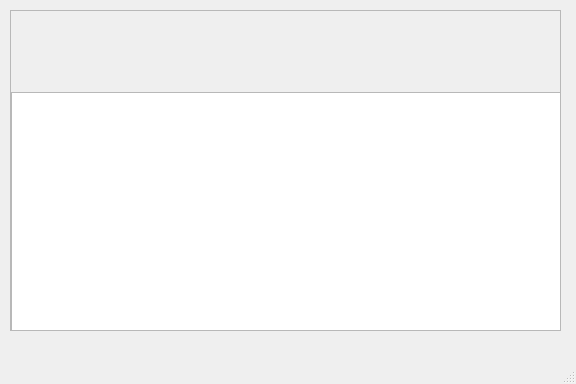
<?xml version="1.0" encoding="UTF-8"?>
<ui version="4.0">
 <class>CustomerInfo</class>
 <widget class="QMainWindow" name="CustomerInfo">
  <property name="geometry">
   <rect>
    <x>0</x>
    <y>0</y>
    <width>576</width>
    <height>384</height>
   </rect>
  </property>
  <property name="windowTitle">
   <string>MainWindow</string>
  </property>
  <widget class="QWidget" name="centralwidget">
   <widget class="QScrollArea" name="scrollArea">
    <property name="geometry">
     <rect>
      <x>10</x>
      <y>10</y>
      <width>551</width>
      <height>321</height>
     </rect>
    </property>
    <property name="widgetResizable">
     <bool>true</bool>
    </property>
    <widget class="QWidget" name="scrollAreaWidgetContents">
     <property name="geometry">
      <rect>
       <x>0</x>
       <y>0</y>
       <width>549</width>
       <height>319</height>
      </rect>
     </property>
     <widget class="QLabel" name="nameLabel">
      <property name="geometry">
       <rect>
        <x>0</x>
        <y>0</y>
        <width>551</width>
        <height>16</height>
       </rect>
      </property>
      <property name="text">
       <string/>
      </property>
      <property name="alignment">
       <set>Qt::AlignCenter</set>
      </property>
     </widget>
     <widget class="QTableWidget" name="tableWidget">
      <property name="geometry">
       <rect>
        <x>0</x>
        <y>81</y>
        <width>551</width>
        <height>241</height>
       </rect>
      </property>
     </widget>
     <widget class="QLabel" name="addressLabel">
      <property name="geometry">
       <rect>
        <x>0</x>
        <y>20</y>
        <width>551</width>
        <height>41</height>
       </rect>
      </property>
      <property name="text">
       <string/>
      </property>
      <property name="alignment">
       <set>Qt::AlignCenter</set>
      </property>
     </widget>
     <widget class="QLabel" name="interestLabel">
      <property name="geometry">
       <rect>
        <x>0</x>
        <y>60</y>
        <width>281</width>
        <height>21</height>
       </rect>
      </property>
      <property name="text">
       <string/>
      </property>
      <property name="alignment">
       <set>Qt::AlignCenter</set>
      </property>
     </widget>
     <widget class="QLabel" name="isKeyLabel">
      <property name="geometry">
       <rect>
        <x>290</x>
        <y>60</y>
        <width>261</width>
        <height>21</height>
       </rect>
      </property>
      <property name="text">
       <string/>
      </property>
      <property name="alignment">
       <set>Qt::AlignCenter</set>
      </property>
     </widget>
    </widget>
   </widget>
  </widget>
  <widget class="QMenuBar" name="menubar">
   <property name="geometry">
    <rect>
     <x>0</x>
     <y>0</y>
     <width>576</width>
     <height>25</height>
    </rect>
   </property>
  </widget>
  <widget class="QStatusBar" name="statusbar"/>
 </widget>
 <resources/>
 <connections/>
</ui>
